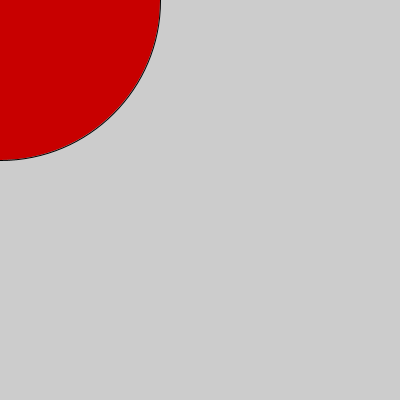
Frame 1 (no input)
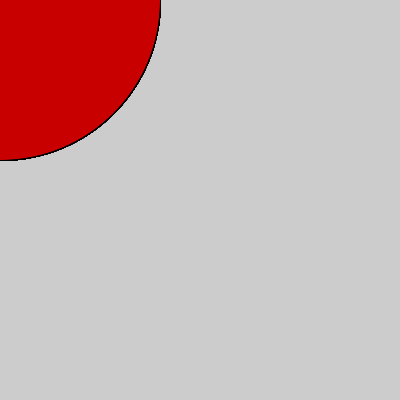
Frame 60 (the mouse pressed at the canvas centre just before this capture)
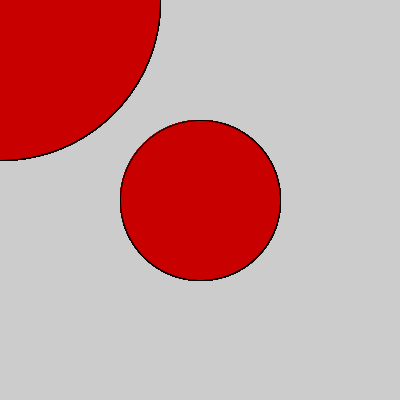
Frame 120 (the mouse held since frame 60 and released just before this capture)

The Processing sketch that drew these frames (run headless with seeded random() and noise(); from frame 60 on, the mouse is pressed at the canvas centre):

// Processing sketch: processing_134746
// ── processing_134746.pde

//copyright Joanne Lo jylo 2014
  
  //variable declaration
float x,y;
float wd,ht;
float xDist,yDist;
float easingCoef;

void setup()
{
  size(400,400);
  noCursor();
}

void draw ()
{
  //background(0);
  fill(255,0,0);
  
  x=mouseX;
  y=mouseY;
  wd=width-mouseX;
  ht=height-mouseY;
  

  
  fill(200,0,0);
  ellipse(x,y,0.8*wd,0.8*ht);
  
  for (int i = 0; i < 100; i++) {
  float r = random(-50, 50);
  println(r);
}
  
}
